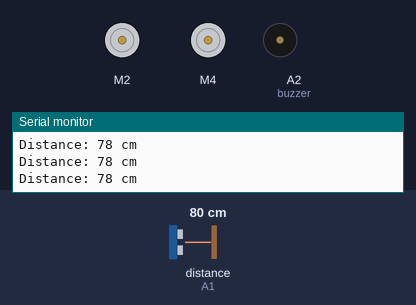
A sketch run on a simulated Arduino Uno, built with avr-gcc and run on an emulated ATmega328P. Shown: 2 × DC motor (green arrow = forward, orange = backward, longer = faster), buzzer (waves = sounding, pin HIGH), the last lines printed to the serial monitor. Wiring (inferred from the names in the program): ultrasonic range finder: trigger A0; echo A1. The inputs (shaded band) are chosen by the test bench; at power-on: distance to the obstacle (sensor on A1) 80 cm. The echo pulse lasts 58.3 µs per cm; pins used as bus, display or sensor lines are not drawn.

Above: at 1.2 s.
1.3 s: distance to the obstacle (sensor on A1) set to 23 cm
4.3 s: distance to the obstacle (sensor on A1) set to 18 cm
At 5.0 s:
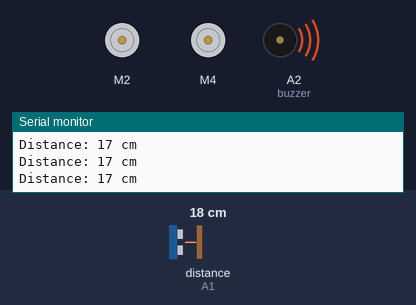
7.3 s: distance to the obstacle (sensor on A1) set to 60 cm
At 8.5 s:
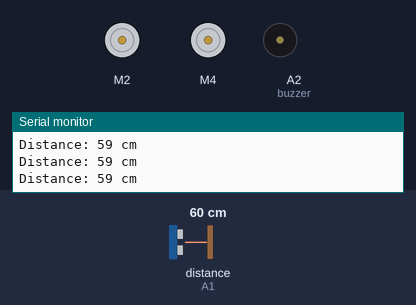
8.8 s: distance to the obstacle (sensor on A1) set to 2 cm
At 9.9 s:
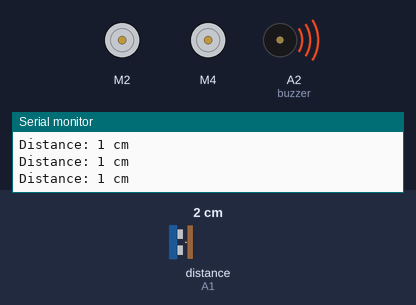
Timing chart, 0 to 11.3 s (numbered marks = the images above; inputs shaded):
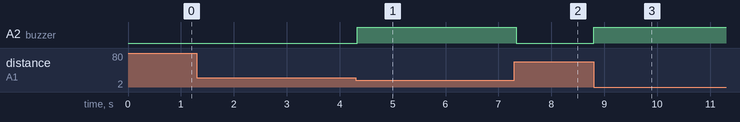

Measured:
- the behaviour switches between 21 and 20 cm on distance to the obstacle (sensor on A1) (found by bisection; images 0 and 1)
- after the input at 4.3 s, A2 (buzzer): LOW → HIGH at once
- after the input at 7.3 s, A2 (buzzer): HIGH → LOW at once
- after the input at 8.8 s, A2 (buzzer): LOW → HIGH at once

The sketch:

DLD_Project_Robot_Code.ino
```cpp
#include <AFMotor.h>
#include <SoftwareSerial.h>

// HC-05
SoftwareSerial BT(2, 3);   // RX, TX

// Ultrasonic
#define TRIG_PIN A0
#define ECHO_PIN A1

#define buzzer A2

// Motors
AF_DCMotor leftMotor(2, MOTOR12_1KHZ);
AF_DCMotor rightMotor(4, MOTOR12_1KHZ);

long duration;
int distance;
int cmd;

void setup()
{
  Serial.begin(9600);
  BT.begin(9600);

  pinMode(TRIG_PIN, OUTPUT);
  pinMode(ECHO_PIN, INPUT);

  pinMode(buzzer , OUTPUT);

  leftMotor.setSpeed(180);
  rightMotor.setSpeed(180);

  stopRobot();
}

void loop()
{
  // Bluetooth Command
  if (BT.available() > 0)
  {
    cmd = BT.read();

    Serial.print("Command: ");
    Serial.println(cmd);

    switch (cmd)
    {
      case 1:
        forward();
        break;

      case 2:
        backward();
        break;

      case 3:
        left();
        break;

      case 4:
        right();
        break;

        case 6:
        right();
        delay(800);
        stopRobot();
        break;

         case 7:
        left();
        delay(800);
        stopRobot();
        break;

      case 5:
        stopRobot();
        break;
    }
  }

  // Ultrasonic Distance
  distance = readDistance();

  Serial.print("Distance: ");
  Serial.print(distance);
  Serial.println(" cm");

  // Safety Stop
  if (distance > 0 && distance < 20)
  {
    digitalWrite(buzzer,HIGH);
    stopRobot();
  }else{digitalWrite(buzzer,LOW);}

  delay(30);
}

int readDistance()
{
  digitalWrite(TRIG_PIN, LOW);
  delayMicroseconds(2);

  digitalWrite(TRIG_PIN, HIGH);
  delayMicroseconds(10);
  digitalWrite(TRIG_PIN, LOW);

  duration = pulseIn(ECHO_PIN, HIGH, 30000);

  if (duration == 0)
    return 0;

  return duration * 0.034 / 2;
}

void forward()
{
  leftMotor.run(FORWARD);
  rightMotor.run(FORWARD);
}

void backward()
{
  leftMotor.run(BACKWARD);
  rightMotor.run(BACKWARD);
}

void right()
{
  leftMotor.run(BACKWARD);
  rightMotor.run(FORWARD);
}

void left()
{
  leftMotor.run(FORWARD);
  rightMotor.run(BACKWARD);
}

void stopRobot()
{
  leftMotor.run(RELEASE);
  rightMotor.run(RELEASE);
}
```
